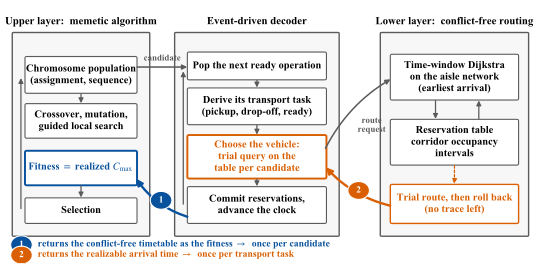

The Python source for this figure:
# -*- coding: utf-8 -*-
"""Schematic of the closed-loop bilevel framework (Section 4.1).

This is the paper's orienting figure, so it has one job: make visible that the
two feedback paths enter the upper layer at *different* places.  Path 1 returns
a realized objective and enters at fitness evaluation, once per candidate.
Path 2 returns a realizable arrival time and enters inside the decoder, once
per transport task, before the vehicle is chosen.  Everything else here is
subordinate to that contrast, which is why the two paths are the only elements
drawn in colour and the only ones carrying numbered badges.

The four ladder arms of Section 5.2 differ only in which of the two paths is
present, so the inset spells that out: the figure and the experiment then share
one vocabulary and the reader does not have to hold a mapping in their head.

No data is involved; this is a drawing.  Run: py paper01/fig/fig_framework.py
"""
from __future__ import annotations

import os
import sys

sys.path.insert(0, os.path.dirname(os.path.abspath(__file__)))

import matplotlib.patches as mpatches  # noqa: E402
from matplotlib.patches import FancyArrowPatch, FancyBboxPatch  # noqa: E402

from _style import FULL, plt, save  # noqa: E402

# Colours: the two feedback paths are the only saturated elements.
C_EVAL = "#08519c"      # path 1, evaluation level
C_DEC = "#d95f02"       # path 2, decision level
C_BOX = "#f7f7f7"
C_EDGE = "#5a5a5a"
C_INNER = "#ffffff"


def box(ax, x, y, w, h, text, fc=C_INNER, ec=C_EDGE, lw=0.8, fs=7.5,
        weight="normal", style="round,pad=0.35", color="black", zorder=3):
    ax.add_patch(FancyBboxPatch((x, y), w, h, boxstyle=style, linewidth=lw,
                                facecolor=fc, edgecolor=ec, zorder=zorder))
    ax.text(x + w / 2, y + h / 2, text, ha="center", va="center", fontsize=fs,
            fontweight=weight, color=color, zorder=zorder + 1, linespacing=1.35)


def arrow(ax, p, q, color=C_EDGE, lw=0.9, ls="-", rad=0.0, style="-|>",
          ms=7, zorder=5):
    ax.add_patch(FancyArrowPatch(p, q, arrowstyle=style, mutation_scale=ms,
                                 linewidth=lw, linestyle=ls, color=color,
                                 connectionstyle="arc3,rad=%.2f" % rad,
                                 shrinkA=1.5, shrinkB=1.5, zorder=zorder))


def badge(ax, x, y, n, color):
    """Numbered marker tying an arrow to the two-path story in the caption."""
    ax.add_patch(mpatches.Circle((x, y), 2.0, facecolor=color,
                                 edgecolor="white", linewidth=0.8, zorder=8))
    ax.text(x, y, str(n), ha="center", va="center", fontsize=6.8,
            color="white", fontweight="bold", zorder=9)


def main() -> None:
    fig, ax = plt.subplots(figsize=(FULL, 3.4))
    ax.set_xlim(0, 100)
    ax.set_ylim(-1.2, 57)
    ax.axis("off")
    ax.grid(False)

    # The two feedback arrows carry a numbered badge and no text.  Two earlier
    # drafts labelled them in place and the labels collided with the boxes on
    # both sides; the gaps between the panels are simply not wide enough for a
    # phrase, and widening them would shrink the boxes the phrases describe.
    # The legend at the bottom says what each path returns and how often, which
    # is where a reader looks for exactly that anyway.

    # ---- upper layer: the memetic search -------------------------------
    box(ax, 2, 5, 25, 45, "", fc=C_BOX, ec=C_EDGE, lw=1.0,
        style="round,pad=0.2", zorder=1)
    ax.text(14.5, 52.6, "Upper layer:  memetic algorithm", ha="center",
            va="center", fontsize=7.8, fontweight="bold")
    box(ax, 4.5, 37, 20, 7.5, "Chromosome population\n"
                              "(assignment, sequence)")
    box(ax, 4.5, 27, 20, 7, "Crossover, mutation,\nguided local search")
    box(ax, 4.5, 16.5, 20, 7, "Fitness $=$ realized $C_{\\max}$",
        ec=C_EVAL, lw=1.4, weight="bold", color=C_EVAL)
    box(ax, 4.5, 8, 20, 5, "Selection")
    arrow(ax, (14.5, 37), (14.5, 34.0))
    arrow(ax, (14.5, 16.5), (14.5, 13.0))
    # Return paths are drawn straight rather than curved: a curve wide enough to
    # read as a loop bulges outside the panel it belongs to.
    arrow(ax, (3.4, 10.5), (3.4, 40.5))              # on to the next generation

    # ---- middle: the decoder ------------------------------------------
    box(ax, 32, 5, 30, 45, "", fc=C_BOX, ec=C_EDGE, lw=1.0,
        style="round,pad=0.2", zorder=1)
    ax.text(47, 52.6, "Event-driven decoder", ha="center", va="center",
            fontsize=7.8, fontweight="bold")
    box(ax, 34.5, 40, 25, 5.5, "Pop the next ready operation")
    box(ax, 34.5, 30, 25, 7.5, "Derive its transport task\n"
                               "(pickup, drop-off, ready)")
    box(ax, 34.5, 18, 25, 9, "Choose the vehicle:\ntrial query on the\n"
                             "table per candidate",
        ec=C_DEC, lw=1.4, weight="bold", color=C_DEC)
    box(ax, 34.5, 8, 25, 7.5, "Commit reservations,\nadvance the clock")
    arrow(ax, (47, 40), (47, 37.5))
    arrow(ax, (47, 30), (47, 27.0))
    arrow(ax, (47, 18), (47, 15.5))
    arrow(ax, (33.4, 11.5), (33.4, 42.0))            # on to the next operation

    # ---- lower layer: the router --------------------------------------
    box(ax, 70, 5, 27, 45, "", fc=C_BOX, ec=C_EDGE, lw=1.0,
        style="round,pad=0.2", zorder=1)
    ax.text(83.5, 52.6, "Lower layer:  conflict-free routing", ha="center",
            va="center", fontsize=7.8, fontweight="bold")
    box(ax, 72, 35.5, 23, 9.5, "Time-window Dijkstra\n"
                               "on the aisle network\n(earliest arrival)")
    box(ax, 72, 21, 23, 9.5, "Reservation table\ncorridor occupancy\n"
                             "intervals")
    box(ax, 72, 8, 23, 8, "Trial route, then roll back\n(no trace left)",
        ec=C_DEC, lw=1.0, color=C_DEC)
    arrow(ax, (80, 35.5), (80, 30.5))                 # ask for a feasible entry
    arrow(ax, (88, 30.5), (88, 35.5))                 # earliest one available
    arrow(ax, (83.5, 21), (83.5, 16.0), ls=(0, (2, 1.6)), color=C_DEC)

    # ---- the interface: one request down, two answers up ---------------
    arrow(ax, (59.5, 24.0), (72.0, 40.0), color=C_EDGE, lw=1.1, rad=-0.15)
    ax.text(68.2, 29.5, "route\nrequest", ha="center", va="center",
            fontsize=6.4, color=C_EDGE)

    arrow(ax, (72.0, 11.5), (59.5, 20.5), color=C_DEC, lw=1.7, rad=-0.16,
          ms=9)
    badge(ax, 65.8, 15.0, 2, C_DEC)

    arrow(ax, (34.5, 9.0), (24.5, 18.0), color=C_EVAL, lw=1.7, rad=-0.18,
          ms=9)
    badge(ax, 29.3, 12.8, 1, C_EVAL)

    # Candidate handed down to be decoded, along the top so it crosses nothing.
    arrow(ax, (24.5, 42.5), (34.5, 42.5), color=C_EDGE, lw=1.1)
    ax.text(29.5, 44.4, "candidate", ha="center", va="center", fontsize=6.4,
            color=C_EDGE)

    # ---- legend: what each path returns, and how often ------------------
    # Stacked rather than side by side: the two lines are what distinguishes the
    # paths, so they should be read against each other, not scanned across.
    badge(ax, 3.5, 2.9, 1, C_EVAL)
    ax.text(6.5, 2.9, "returns the conflict-free timetable as the fitness "
                      "$\\rightarrow$  once per candidate",
            ha="left", va="center", fontsize=7.0, color=C_EVAL)
    badge(ax, 3.5, 0.6, 2, C_DEC)
    ax.text(6.5, 0.6, "returns the realizable arrival time "
                      "$\\rightarrow$  once per transport task",
            ha="left", va="center", fontsize=7.0, color=C_DEC)

    save(fig, "fig_framework")


if __name__ == "__main__":
    main()
